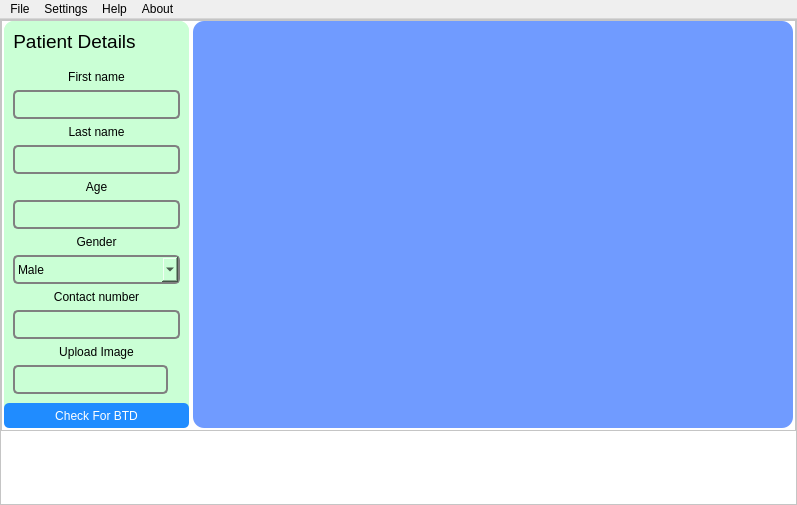
<?xml version="1.0" encoding="UTF-8"?>
<ui version="4.0">
 <class>MainWindow</class>
 <widget class="QMainWindow" name="MainWindow">
  <property name="geometry">
   <rect>
    <x>0</x>
    <y>0</y>
    <width>797</width>
    <height>505</height>
   </rect>
  </property>
  <property name="windowTitle">
   <string>MainWindow</string>
  </property>
  <widget class="QWidget" name="centralwidget">
   <layout class="QVBoxLayout" name="verticalLayout">
    <property name="spacing">
     <number>0</number>
    </property>
    <property name="leftMargin">
     <number>0</number>
    </property>
    <property name="topMargin">
     <number>0</number>
    </property>
    <property name="rightMargin">
     <number>0</number>
    </property>
    <property name="bottomMargin">
     <number>0</number>
    </property>
    <item>
     <widget class="QFrame" name="mainFrame">
      <property name="styleSheet">
       <string notr="true">background-color: rgb(255, 255, 255);</string>
      </property>
      <property name="frameShape">
       <enum>QFrame::StyledPanel</enum>
      </property>
      <property name="frameShadow">
       <enum>QFrame::Raised</enum>
      </property>
      <layout class="QVBoxLayout" name="verticalLayout_2">
       <property name="spacing">
        <number>0</number>
       </property>
       <property name="leftMargin">
        <number>0</number>
       </property>
       <property name="topMargin">
        <number>0</number>
       </property>
       <property name="rightMargin">
        <number>0</number>
       </property>
       <property name="bottomMargin">
        <number>0</number>
       </property>
       <item>
        <widget class="QFrame" name="topFrame">
         <property name="frameShape">
          <enum>QFrame::StyledPanel</enum>
         </property>
         <property name="frameShadow">
          <enum>QFrame::Raised</enum>
         </property>
         <layout class="QHBoxLayout" name="horizontalLayout">
          <property name="spacing">
           <number>4</number>
          </property>
          <property name="leftMargin">
           <number>2</number>
          </property>
          <property name="topMargin">
           <number>0</number>
          </property>
          <property name="rightMargin">
           <number>2</number>
          </property>
          <property name="bottomMargin">
           <number>2</number>
          </property>
          <item>
           <widget class="QFrame" name="topLeftFrame">
            <property name="maximumSize">
             <size>
              <width>200</width>
              <height>500</height>
             </size>
            </property>
            <property name="styleSheet">
             <string notr="true">background-color: rgb(202, 255, 213);
border-radius:10px;</string>
            </property>
            <property name="frameShape">
             <enum>QFrame::StyledPanel</enum>
            </property>
            <property name="frameShadow">
             <enum>QFrame::Raised</enum>
            </property>
            <layout class="QVBoxLayout" name="verticalLayout_4">
             <property name="spacing">
              <number>0</number>
             </property>
             <property name="leftMargin">
              <number>0</number>
             </property>
             <property name="topMargin">
              <number>0</number>
             </property>
             <property name="rightMargin">
              <number>0</number>
             </property>
             <property name="bottomMargin">
              <number>0</number>
             </property>
             <item>
              <widget class="QFrame" name="titleFrame1">
               <property name="maximumSize">
                <size>
                 <width>16777215</width>
                 <height>40</height>
                </size>
               </property>
               <property name="frameShape">
                <enum>QFrame::StyledPanel</enum>
               </property>
               <property name="frameShadow">
                <enum>QFrame::Raised</enum>
               </property>
               <layout class="QFormLayout" name="formLayout">
                <item row="0" column="0">
                 <widget class="QLabel" name="label">
                  <property name="text">
                   <string>&lt;html&gt;&lt;head/&gt;&lt;body&gt;&lt;p align=&quot;center&quot;&gt;&lt;span style=&quot; font-size:14pt;&quot;&gt;Patient Details&lt;/span&gt;&lt;/p&gt;&lt;/body&gt;&lt;/html&gt;</string>
                  </property>
                  <property name="textFormat">
                   <enum>Qt::RichText</enum>
                  </property>
                  <property name="scaledContents">
                   <bool>false</bool>
                  </property>
                  <property name="wordWrap">
                   <bool>true</bool>
                  </property>
                 </widget>
                </item>
                <item row="0" column="1">
                 <widget class="QLabel" name="label_2">
                  <property name="maximumSize">
                   <size>
                    <width>30</width>
                    <height>16777215</height>
                   </size>
                  </property>
                  <property name="styleSheet">
                   <string notr="true"/>
                  </property>
                  <property name="text">
                   <string/>
                  </property>
                  <property name="pixmap">
                   <pixmap>../resourceFile/contact-form.png</pixmap>
                  </property>
                  <property name="scaledContents">
                   <bool>true</bool>
                  </property>
                 </widget>
                </item>
               </layout>
              </widget>
             </item>
             <item>
              <widget class="QFrame" name="patientForm1">
               <property name="minimumSize">
                <size>
                 <width>0</width>
                 <height>280</height>
                </size>
               </property>
               <property name="frameShape">
                <enum>QFrame::StyledPanel</enum>
               </property>
               <property name="frameShadow">
                <enum>QFrame::Raised</enum>
               </property>
               <layout class="QVBoxLayout" name="verticalLayout_5">
                <item>
                 <widget class="QLabel" name="label_3">
                  <property name="text">
                   <string>&lt;html&gt;&lt;head/&gt;&lt;body&gt;&lt;p align=&quot;center&quot;&gt;&lt;span style=&quot; font-size:9pt;&quot;&gt;First name&lt;/span&gt;&lt;/p&gt;&lt;/body&gt;&lt;/html&gt;</string>
                  </property>
                 </widget>
                </item>
                <item>
                 <widget class="QLineEdit" name="lineEdit">
                  <property name="styleSheet">
                   <string notr="true">border-radius:5px;
border:2px solid grey;
height:25px</string>
                  </property>
                 </widget>
                </item>
                <item>
                 <widget class="QLabel" name="label_4">
                  <property name="text">
                   <string>&lt;html&gt;&lt;head/&gt;&lt;body&gt;&lt;p align=&quot;center&quot;&gt;&lt;span style=&quot; font-size:9pt;&quot;&gt;Last name&lt;/span&gt;&lt;/p&gt;&lt;/body&gt;&lt;/html&gt;</string>
                  </property>
                 </widget>
                </item>
                <item>
                 <widget class="QLineEdit" name="lineEdit_2">
                  <property name="styleSheet">
                   <string notr="true">border-radius:5px;
border:2px solid grey;
height:25px</string>
                  </property>
                 </widget>
                </item>
                <item>
                 <widget class="QLabel" name="label_6">
                  <property name="text">
                   <string>&lt;html&gt;&lt;head/&gt;&lt;body&gt;&lt;p align=&quot;center&quot;&gt;&lt;span style=&quot; font-size:9pt;&quot;&gt;Age&lt;/span&gt;&lt;/p&gt;&lt;/body&gt;&lt;/html&gt;</string>
                  </property>
                 </widget>
                </item>
                <item>
                 <widget class="QLineEdit" name="lineEdit_4">
                  <property name="styleSheet">
                   <string notr="true">border-radius:5px;
border:2px solid grey;
height:25px</string>
                  </property>
                 </widget>
                </item>
                <item>
                 <widget class="QLabel" name="label_5">
                  <property name="text">
                   <string>&lt;html&gt;&lt;head/&gt;&lt;body&gt;&lt;p align=&quot;center&quot;&gt;&lt;span style=&quot; font-size:9pt;&quot;&gt;Gender&lt;/span&gt;&lt;/p&gt;&lt;/body&gt;&lt;/html&gt;</string>
                  </property>
                 </widget>
                </item>
                <item>
                 <widget class="QComboBox" name="comboBox">
                  <property name="styleSheet">
                   <string notr="true">border-radius:5px;
border:2px solid grey;
height:25px</string>
                  </property>
                  <item>
                   <property name="text">
                    <string>Male</string>
                   </property>
                  </item>
                  <item>
                   <property name="text">
                    <string>Female</string>
                   </property>
                  </item>
                  <item>
                   <property name="text">
                    <string>Others</string>
                   </property>
                  </item>
                 </widget>
                </item>
                <item>
                 <widget class="QLabel" name="label_9">
                  <property name="text">
                   <string>&lt;html&gt;&lt;head/&gt;&lt;body&gt;&lt;p align=&quot;center&quot;&gt;&lt;span style=&quot; font-size:9pt;&quot;&gt;Contact number&lt;/span&gt;&lt;/p&gt;&lt;/body&gt;&lt;/html&gt;</string>
                  </property>
                 </widget>
                </item>
                <item>
                 <widget class="QLineEdit" name="lineEdit_5">
                  <property name="styleSheet">
                   <string notr="true">border-radius:5px;
border:2px solid grey;
height:25px</string>
                  </property>
                 </widget>
                </item>
                <item>
                 <widget class="QLabel" name="label_7">
                  <property name="text">
                   <string>&lt;html&gt;&lt;head/&gt;&lt;body&gt;&lt;p align=&quot;center&quot;&gt;&lt;span style=&quot; font-size:9pt;&quot;&gt;Upload Image&lt;/span&gt;&lt;/p&gt;&lt;/body&gt;&lt;/html&gt;</string>
                  </property>
                 </widget>
                </item>
                <item>
                 <widget class="QFrame" name="frame">
                  <property name="minimumSize">
                   <size>
                    <width>0</width>
                    <height>25</height>
                   </size>
                  </property>
                  <property name="styleSheet">
                   <string notr="true"/>
                  </property>
                  <property name="frameShape">
                   <enum>QFrame::StyledPanel</enum>
                  </property>
                  <property name="frameShadow">
                   <enum>QFrame::Raised</enum>
                  </property>
                  <layout class="QHBoxLayout" name="horizontalLayout_2">
                   <property name="spacing">
                    <number>5</number>
                   </property>
                   <property name="leftMargin">
                    <number>0</number>
                   </property>
                   <property name="topMargin">
                    <number>0</number>
                   </property>
                   <property name="rightMargin">
                    <number>0</number>
                   </property>
                   <property name="bottomMargin">
                    <number>0</number>
                   </property>
                   <item>
                    <widget class="QLineEdit" name="lineEdit_3">
                     <property name="styleSheet">
                      <string notr="true">border-radius:5px;
border:2px solid grey;
height:25px</string>
                     </property>
                    </widget>
                   </item>
                   <item>
                    <widget class="QLabel" name="label_8">
                     <property name="maximumSize">
                      <size>
                       <width>20</width>
                       <height>20</height>
                      </size>
                     </property>
                     <property name="cursor">
                      <cursorShape>PointingHandCursor</cursorShape>
                     </property>
                     <property name="styleSheet">
                      <string notr="true"/>
                     </property>
                     <property name="text">
                      <string/>
                     </property>
                     <property name="pixmap">
                      <pixmap>../resourceFile/contact-form.png</pixmap>
                     </property>
                     <property name="scaledContents">
                      <bool>true</bool>
                     </property>
                    </widget>
                   </item>
                  </layout>
                 </widget>
                </item>
               </layout>
              </widget>
             </item>
             <item>
              <widget class="QFrame" name="submitForm1">
               <property name="maximumSize">
                <size>
                 <width>500</width>
                 <height>100</height>
                </size>
               </property>
               <property name="styleSheet">
                <string notr="true">QFrame::Shadow{
color:greenl;
}</string>
               </property>
               <property name="frameShape">
                <enum>QFrame::StyledPanel</enum>
               </property>
               <property name="frameShadow">
                <enum>QFrame::Raised</enum>
               </property>
               <layout class="QVBoxLayout" name="verticalLayout_6">
                <property name="spacing">
                 <number>0</number>
                </property>
                <property name="leftMargin">
                 <number>0</number>
                </property>
                <property name="topMargin">
                 <number>0</number>
                </property>
                <property name="rightMargin">
                 <number>0</number>
                </property>
                <property name="bottomMargin">
                 <number>0</number>
                </property>
                <item>
                 <widget class="QPushButton" name="pushButton1">
                  <property name="cursor">
                   <cursorShape>PointingHandCursor</cursorShape>
                  </property>
                  <property name="styleSheet">
                   <string notr="true">border-radius:5px;

height:25px;
background-color: rgb(32, 140, 255);
color:white;
font-size:12px;
</string>
                  </property>
                  <property name="text">
                   <string>Check For BTD</string>
                  </property>
                 </widget>
                </item>
               </layout>
              </widget>
             </item>
            </layout>
           </widget>
          </item>
          <item>
           <widget class="QFrame" name="topRIghtFrame">
            <property name="minimumSize">
             <size>
              <width>600</width>
              <height>300</height>
             </size>
            </property>
            <property name="maximumSize">
             <size>
              <width>1200</width>
              <height>1200</height>
             </size>
            </property>
            <property name="styleSheet">
             <string notr="true">background-color: rgb(112, 155, 255);
border-radius:11px
</string>
            </property>
            <property name="frameShape">
             <enum>QFrame::StyledPanel</enum>
            </property>
            <property name="frameShadow">
             <enum>QFrame::Raised</enum>
            </property>
            <layout class="QVBoxLayout" name="verticalLayout_3">
             <item>
              <widget class="QLabel" name="label_10">
               <property name="text">
                <string/>
               </property>
               <property name="pixmap">
                <pixmap resource="../resourceFile/resource.qrc">:/newPrefix/ff.jpg</pixmap>
               </property>
               <property name="scaledContents">
                <bool>true</bool>
               </property>
              </widget>
             </item>
            </layout>
           </widget>
          </item>
         </layout>
        </widget>
       </item>
       <item>
        <widget class="QFrame" name="bottomFrame">
         <property name="maximumSize">
          <size>
           <width>16777215</width>
           <height>150</height>
          </size>
         </property>
         <property name="styleSheet">
          <string notr="true">
border-radius:5px;</string>
         </property>
         <property name="frameShape">
          <enum>QFrame::StyledPanel</enum>
         </property>
         <property name="frameShadow">
          <enum>QFrame::Raised</enum>
         </property>
        </widget>
       </item>
      </layout>
     </widget>
    </item>
   </layout>
  </widget>
  <widget class="QMenuBar" name="menubar">
   <property name="geometry">
    <rect>
     <x>0</x>
     <y>0</y>
     <width>797</width>
     <height>21</height>
    </rect>
   </property>
   <widget class="QMenu" name="menuFIle">
    <property name="title">
     <string>File</string>
    </property>
   </widget>
   <widget class="QMenu" name="menuSettings">
    <property name="title">
     <string>Settings</string>
    </property>
   </widget>
   <widget class="QMenu" name="menuHelp">
    <property name="title">
     <string>Help</string>
    </property>
   </widget>
   <widget class="QMenu" name="menuAbout">
    <property name="title">
     <string>About</string>
    </property>
   </widget>
   <addaction name="menuFIle"/>
   <addaction name="menuSettings"/>
   <addaction name="menuHelp"/>
   <addaction name="menuAbout"/>
  </widget>
 </widget>
 <resources>
  <include location="../resourceFile/resource.qrc"/>
 </resources>
 <connections/>
</ui>
